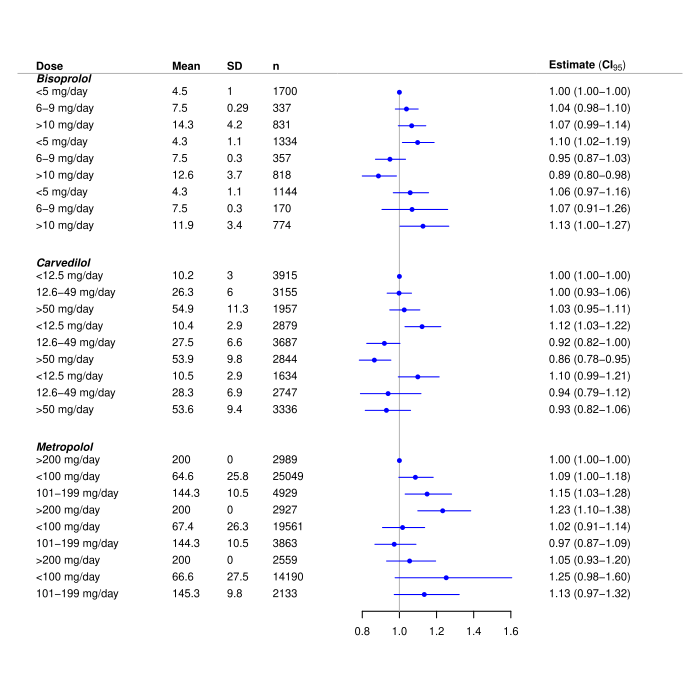

Recreate this plot in R.
pkgname <- "Publish"
source(file.path(R.home("share"), "R", "examples-header.R"))
options(warn = 1)
options(pager = "console")
library('Publish')

base::assign(".oldSearch", base::search(), pos = 'CheckExEnv')
base::assign(".old_wd", base::getwd(), pos = 'CheckExEnv')
cleanEx()
nameEx("CiTable")
### * CiTable

flush(stderr()); flush(stdout())

### Name: CiTable
### Title: CiTable data
### Aliases: CiTable
### Keywords: datasets

### ** Examples


data(CiTable)
labellist <- split(CiTable[,c("Dose","Mean","SD","n")],CiTable[,"Drug"])
labellist
plotConfidence(x=CiTable[,c("HazardRatio","lower","upper")], labels=labellist)





cleanEx()
nameEx("Diabetes")
### * Diabetes

flush(stderr()); flush(stdout())

### Name: Diabetes
### Title: Diabetes data of Dr John Schorling
### Aliases: Diabetes
### Keywords: datasets

### ** Examples


data(Diabetes)




cleanEx()
nameEx("SpaceT")
### * SpaceT

flush(stderr()); flush(stdout())

### Name: SpaceT
### Title: A study was made of all 26 astronauts on the first eight space
###   shuttle flights (Bungo et.al., 1985). On a voluntary basis 17
###   astronauts consumed large quantities of salt and fluid prior to
###   landing as a countermeasure to space deconditioning, while nine did
###   not.
### Aliases: SpaceT

### ** Examples

data(SpaceT)



cleanEx()
nameEx("Units")
### * Units

flush(stderr()); flush(stdout())

### Name: Units
### Title: Add units to data set
### Aliases: Units

### ** Examples

data(Diabetes)
Diabetes <- Units(Diabetes,list(BMI="kg/m^2"))
Units(Diabetes)
Diabetes <- Units(Diabetes,list(bp.1s="mm Hg",bp.2s="mm Hg"))
Units(Diabetes)



cleanEx()
nameEx("coxphSeries")
### * coxphSeries

flush(stderr()); flush(stdout())

### Name: coxphSeries
### Title: Run a series of Cox regression models
### Aliases: coxphSeries

### ** Examples

library(survival)
data(pbc)
## collect hazard ratios from three univariate Cox regression analyses
pbc$edema <- factor(pbc$edema,levels=c("0","0.5","1"),labels=c("0","0.5","1"))
uni.hr <- coxphSeries(Surv(time,status==2)~1,vars=c("edema","bili","protime"),data=pbc)
uni.hr

## control the logistic regression analyses for age and gender
## but collect only information on the variables in `vars'.
controlled.hr <- coxphSeries(Surv(time,status==2)~age+sex,vars=c("edema","bili","protime"),data=pbc)
controlled.hr




cleanEx()
nameEx("followupTable")
### * followupTable

flush(stderr()); flush(stdout())

### Name: followupTable
### Title: Summary tables for a given followup time point.
### Aliases: followupTable

### ** Examples

library(survival)
data(pbc)
pbc$edema <- factor(pbc$edema,levels=c("0","0.5","1"),labels=c("0","0.5","1"))
pbc$sex <- factor(pbc$sex,levels=c("m","f"),labels=c("m","f"))
followupTable(Hist(time,status)~age+edema+sex,data=pbc,followup.time=1000)




cleanEx()
nameEx("formatCI")
### * formatCI

flush(stderr()); flush(stdout())

### Name: formatCI
### Title: Formatting confidence intervals
### Aliases: formatCI

### ** Examples


x=ci.mean(rnorm(10))
formatCI(lower=x[3],upper=x[4])
formatCI(lower=c(0.001,-2.8413),upper=c(1,3.0008884))
# change format
formatCI(lower=c(0.001,-2.8413),upper=c(1,3.0008884),format="(l, u)")
# show x
formatCI(x=x$mean,lower=x$lower,upper=x$upper,format="(l, u)",show.x=TRUE)

# if the first lower limit is shorter than the second (missing negative sign),
# then, option trim will make a difference:
formatCI(lower=c(0.001,-2.8413),upper=c(1,3.0008884),format="l--u",trim=FALSE)
formatCI(lower=c(0.001,-2.8413),upper=c(1,3.0008884),format="l--u",trim=TRUE)

# change of handler function
l <- c(-0.0890139,0.0084736,144.898333,0.000000001)
u <- c(0.03911392,0.3784706,3338944.8821221,0.00001)
cbind(format=formatCI(lower=l,upper=u,format="[l;u)",digits=2,nsmall=2,handler="format"),
      prettyNum=formatCI(lower=l,upper=u,format="[l;u)",digits=2,nsmall=2,handler="prettyNum"),
      sprintf=formatCI(lower=l,upper=u,format="[l;u)",digits=2,nsmall=2,handler="sprintf"))




cleanEx()
nameEx("glmSeries")
### * glmSeries

flush(stderr()); flush(stdout())

### Name: glmSeries
### Title: Run a series of generalized linear regression analyses
### Aliases: glmSeries

### ** Examples


data(Diabetes)
Diabetes$hyper1 <- factor(1*(Diabetes$bp.1s>140))
## collect odds ratios from three univariate logistic regression analyses
uni.odds <- glmSeries(hyper1~1,vars=c("chol","hdl","location"),data=Diabetes,family=binomial)
uni.odds
## control the logistic regression analyses for age and gender
## but collect only information on the variables in `vars'.
controlled.odds <- glmSeries(hyper1~age+gender,
                             vars=c("chol","hdl","location"),
                             data=Diabetes, family=binomial)
controlled.odds



cleanEx()
nameEx("labelUnits")
### * labelUnits

flush(stderr()); flush(stdout())

### Name: labelUnits
### Title: labelUnits
### Aliases: labelUnits

### ** Examples


data(Diabetes)
tab <- summary(univariateTable(gender~AgeGroups+chol+waist,data=Diabetes))
publish(tab)
ltab <- labelUnits(tab,"chol"="Cholesterol (mg/dL)","<40"="younger than 40")
publish(ltab)

## pass labels immediately to utable
utable(gender~AgeGroups+chol+waist,data=Diabetes,
      "chol"="Cholesterol (mg/dL)","<40"="younger than 40")

## sometimes useful to state explicitly which variables value
## should be re-labelled
utable(gender~AgeGroups+chol+waist,data=Diabetes,
      "chol"="Cholesterol (mg/dL)","AgeGroups.<40"="younger than 40")



cleanEx()
nameEx("lazyFactorCoding")
### * lazyFactorCoding

flush(stderr()); flush(stdout())

### Name: lazyFactorCoding
### Title: Efficient coding of factor levels
### Aliases: lazyFactorCoding

### ** Examples

data(Diabetes)
lazyFactorCoding(Diabetes)




cleanEx()
nameEx("parseInteractionTerms")
### * parseInteractionTerms

flush(stderr()); flush(stdout())

### Name: parseInteractionTerms
### Title: Parse interaction terms
### Aliases: parseInteractionTerms

### ** Examples


tt <- terms(formula(SBP~age+sex*BMI))
xlev <- list(sex=c("male","female"),BMI=c("normal","overweight","obese"))
parseInteractionTerms(terms=tt,xlevels=xlev)
parseInteractionTerms(terms=tt,xlevels=xlev,format.factor="var level")
parseInteractionTerms(terms=tt,xlevels=xlev,format.contrast="var(level:ref)")

tt2 <- terms(formula(SBP~age*factor(sex)+BMI))
xlev2 <- list("factor(sex)"=c("male","female"))
parseInteractionTerms(terms=tt2,xlevels=xlev2)
parseInteractionTerms(terms=tt2,xlevels=xlev2,units=list(age="yrs"))


data(Diabetes)
fit <- glm(bp.2s~age*factor(gender)+BMI,data=Diabetes)
parseInteractionTerms(terms=terms(fit$formula),xlevels=fit$xlevels,
                      format.scale="var -- level:ref",units=list("age"='years'))
parseInteractionTerms(terms=terms(fit$formula),xlevels=fit$xlevels,
                      format.scale.unit="var -- level:ref",units=list("age"='years'))
it <- parseInteractionTerms(terms=terms(fit$formula),xlevels=fit$xlevels)
ivars <- unlist(lapply(it,function(x)attr(x,"variables")))
lava::estimate(fit,function(p)lapply(unlist(it),eval,envir=sys.parent(-1)))





cleanEx()
nameEx("plot.ci")
### * plot.ci

flush(stderr()); flush(stdout())

### Name: plot.ci
### Title: Plot confidence intervals
### Aliases: plot.ci

### ** Examples


data(Diabetes)
x=ci.mean(bp.2s~AgeGroups,data=Diabetes)
plot(x,title.labels="Age groups",xratio=c(0.4,0.3))
x=ci.mean(bp.2s/500~AgeGroups+gender,data=Diabetes)
plot(x,xratio=c(0.4,0.2))
plot(x,xratio=c(0.4,0.2),
     labels=split(x$labels[,"AgeGroups"],x$labels[,"gender"]),
     title.labels="Age groups")
## Not run: 
##D plot(x, leftmargin=0, rightmargin=0)
##D plotConfidence(x, leftmargin=0, rightmargin=0)
##D 
##D data(CiTable)
##D with(CiTable,plotConfidence(x=list(HazardRatio),
##D                                lower=lower,
##D                                upper=upper,
##D                                labels=CiTable[,2:6],
##D                                factor.reference.pos=c(1,10,19),
##D                                format="(u-l)",
##D                                points.col="blue",
##D                                digits=2))
##D 
##D with(CiTable,Publish::plot.ci(x=list(HazardRatio),
##D                                lower=lower,
##D                                upper=upper,
##D                                labels=CiTable[,2:6],
##D                                factor.reference.pos=c(1,10,19),
##D                                format="(u-l)",
##D                                points.col="blue",
##D                                digits=2,
##D                                leftmargin=-2,
##D                                title.labels.cex=1.1,
##D                                labels.cex=0.8,values.cex=0.8))
## End(Not run)



cleanEx()
nameEx("plot.regressionTable")
### * plot.regressionTable

flush(stderr()); flush(stdout())

### Name: plot.regressionTable
### Title: Plotting regression coefficients with confidence limits
### Aliases: plot.regressionTable

### ** Examples

## linear regression
data(Diabetes)
f <- glm(bp.1s~AgeGroups+chol+gender+location,data=Diabetes)
rtf <- regressionTable(f,factor.reference = "inline")
plot(rtf,cex=1.3)

## logistic regression
data(Diabetes)
f <- glm(I(BMI>25)~bp.1s+AgeGroups+chol+gender+location,data=Diabetes,family=binomial)
rtf <- regressionTable(f,factor.reference = "inline")
plot(rtf,cex=1.3)

## Poisson regression
data(trace)
fit <- glm(dead ~ smoking+ sex+ age+Time+offset(log(ObsTime)), family = poisson,data=trace)
rtab <- regressionTable(fit,factor.reference = "inline")
plot(rtab,xlim=c(0.85,1.15),cex=1.8,xaxis.cex=1.5)

## Cox regression
library(survival)
data(pbc)
coxfit <- coxph(Surv(time,status!=0)~age+log(bili)+log(albumin)+factor(edema)+sex,data=pbc)
pubcox <- publish(coxfit)
plot(pubcox,cex=1.5,xratio=c(0.4,0.2))




cleanEx()
nameEx("plotConfidence")
### * plotConfidence

flush(stderr()); flush(stdout())

### Name: plotConfidence
### Title: Plot confidence intervals
### Aliases: plotConfidence

### ** Examples


library(Publish)
data(CiTable) 

## A first draft version of the plot is obtained as follows
plotConfidence(x=CiTable[,c("HazardRatio","lower","upper","p")],
          labels=CiTable[,c("Drug.Time","Dose","Mean","SD","n")])

## if argument labels is a named list the table is subdivided:
labellist <- split(CiTable[,c("Dose","Mean","SD","n")],CiTable[,"Drug"])
labellist
plotConfidence(x=CiTable[,c("HazardRatio","lower","upper")], labels=labellist)


## The graph consist of at most three columns:
##
## column 1: labels
## column 2: printed values of the confidence intervals
## column 3: graphical presentation of the confidence intervals
##
## NOTE: column 3 appears always, the user decides if also
##       column 1, 2 should appear
##
## The columns are arranged with the function layout
## and the default order is 1,3,2 such that the graphical
## display of the confidence intervals appears in the middle
##
## the order of appearance of the three columns can be changed as follows
plotConfidence(x=CiTable[,c("HazardRatio","lower","upper")],
               labels=CiTable[,c("Drug.Time","Dose","Mean","SD","n")],
               order=c(1,3,2))
plotConfidence(x=CiTable[,c("HazardRatio","lower","upper")],
               labels=CiTable[,c("Drug.Time","Dose","Mean","SD","n")],
               order=c(2,3,1))
## if there are only two columns the order is 1, 2
plotConfidence(x=CiTable[,c("HazardRatio","lower","upper")],
               labels=CiTable[,c("Drug.Time","Dose","Mean","SD","n")],
               values=FALSE,
               order=c(2,1))
plotConfidence(x=CiTable[,c("HazardRatio","lower","upper")],
               labels=CiTable[,c("Drug.Time","Dose","Mean","SD","n")],
               values=FALSE,
               order=c(1,2))



## The relative size of the columns needs to be controlled manually
## by using the argument xratio. If there are only two columns
plotConfidence(x=CiTable[,c("HazardRatio","lower","upper")],
               labels=CiTable[,c("Drug.Time","Dose","Mean","SD","n")],
               xratio=c(0.4,0.15))

## The amount of space on the left and right margin can be controlled
## as follows:
plotConfidence(x=CiTable[,c("HazardRatio","lower","upper")],
               labels=CiTable[,c("Drug.Time","Dose","Mean","SD","n")],
               xratio=c(0.4,0.15),
               leftmargin=0.1,rightmargin=0.00)

## The actual size of the current graphics device determines
## the size of the figures and the space between them.
## The sizes and line widths are increased as follows:
plotConfidence(x=CiTable[,c("HazardRatio","lower","upper")],
               xlab="Hazard ratio",
               labels=CiTable[,c("Drug.Time","Dose","Mean","SD","n")],
               points.cex=3,
               cex=2,
               lwd=3,
               xaxis.lwd=1.3,
               xaxis.cex=1.3)
## Note that 'cex' of axis ticks is controlled via 'par' but
## cex of the label via argument 'cex' of 'mtext'.
## The sizes and line widths are decreased as follows:
plotConfidence(x=CiTable[,c("HazardRatio","lower","upper")],
               labels=CiTable[,c("Drug.Time","Dose","Mean","SD","n")],
               cex=0.8,
               lwd=0.8,
               xaxis.lwd=0.8,
               xaxis.cex=0.8)

## Another good news is that all figures can be controlled separately

## The size of the graphic device can be controlled in the usual way, e.g.:
## Not run: 
##D     pdf("~/tmp/testCI.pdf",width=8,height=8)
##D     plotConfidence(x=CiTable[,c("HazardRatio","lower","upper")],
##D                    labels=CiTable[,c("Drug.Time","Dose","Mean","SD","n")])
##D     dev.off()
## End(Not run)

## More control of the x-axis and confidence intervals that
## stretch outside the x-range end in an arrow. 
## the argument xlab.line adjusts the distance of the x-axis
## label from the graph
plotConfidence(x=CiTable[,c("HazardRatio","lower","upper")],
               xlab="Hazard ratio",
               xlab.line=1.8,
               xaxis.at=c(0.8,1,1.3),
               labels=CiTable[,c("Drug.Time","Dose","Mean","SD","n")],
               xlim=c(0.8,1.3))

## log-scale
plotConfidence(x=CiTable[,c("HazardRatio","lower","upper")],
               xlab="Hazard ratio",
               xlab.line=1.8,
               xaxis.at=c(0.8,1,1.3),
               labels=CiTable[,c("Drug.Time","Dose","Mean","SD","n")],
               xlim=c(0.8,1.3),plot.log="x")
## More pronounced arrows
## Coloured xlab expression
plotConfidence(x=CiTable[,c("HazardRatio","lower","upper")],
               xlab=expression(HR[1](s)),
               xlab.line=1.8,
               xlab.col="darkred",
               extremearrows.angle=50,
               extremearrows.length=0.1,
               labels=CiTable[,c("Drug.Time","Dose","Mean","SD","n")],
               xlim=c(0.8,1.3))

## Controlling the labels and their titles
## and the values and their titles
plotConfidence(x=CiTable[,c("HazardRatio","lower","upper")],
               labels=CiTable[,c("Drug.Time","Dose","Mean","SD","n")],
               xlab="Hazard ratio",
               title.values=expression(bold(HR (CI[95]))),
               title.labels=c("Drug/Time","Dose","Mean","St.dev.","N"),
               factor.reference.pos=c(1,10,19),
               factor.reference.pch=16,
               cex=1.3,
               xaxis.at=c(0.75,1,1.25,1.5,2))

## For factor reference groups, one may want to replace the
## confidence intervals by the word Reference, as in the previous example.
## To change the word 'Reference' we use the argument factor.reference.label:
## To change the plot symbol for the reference lines factor.reference.pch
## To remove the plot symbol in the reference lines use 'NA' as follows:
plotConfidence(x=CiTable[,c("HazardRatio","lower","upper")],
               labels=CiTable[,c("Drug.Time","Dose","Mean","SD","n")],
               xlab="Hazard ratio",
               factor.reference.label="Ref",
               title.values=expression(bold(HR (CI[95]))),
               title.labels=c("Drug/Time","Dose","Mean","St.dev.","N"),
               factor.reference.pos=c(1,10,19),
               factor.reference.pch=NA,
               cex=1.3,
               xaxis.at=c(0.75,1,1.25,1.5,2))


## changing the style of the graphical confidence intervals
plotConfidence(x=CiTable[,c("HazardRatio","lower","upper")],
               labels=CiTable[,c("Drug.Time","Dose","Mean","SD","n")],
               xlab="Hazard ratio",
               factor.reference.pos=c(1,10,19),
               points.pch=15,
               points.col=rainbow(27),
               points.cex=2,
               arrows.col="darkblue",
               cex=1.3,
               order=c(1,3,2),
               xaxis.at=c(0.75,1,1.25,1.5))

## the values column of the graph can have multiple columns as well
## to illustrate this we create the confidence intervals
## before calling the function and then cbind them
## to the pvalues
HR <- pubformat(CiTable[,6])
CI95 <- formatCI(lower=CiTable[,7],upper=CiTable[,8],format="(l-u)")
pval <- format.pval(CiTable[,9],digits=3,eps=10^{-3})
pval[pval=="NA"] <- ""
plotConfidence(x=CiTable[,c("HazardRatio","lower","upper")],
               labels=CiTable[,c("Drug.Time","Dose","Mean","SD","n")],
               values=list("HR"=HR,"CI-95"=CI95,"P-value"=pval),
               cex=1.2,
               xratio=c(0.5,0.3))

## Finally, vertical columns can be delimited with background color
## NOTE: this may slow things down and potentially create
##       large figures (many bytes)
col1 <- rep(c(prodlim::dimColor("green",density=22),
              prodlim::dimColor("green")),length.out=9)
col2 <- rep(c(prodlim::dimColor("orange",density=22),
              prodlim::dimColor("orange")),length.out=9)
col3 <- rep(c(prodlim::dimColor("blue",density=22),
              prodlim::dimColor("blue")),length.out=9)
plotConfidence(x=CiTable[,c("HazardRatio","lower","upper")],
               labels=CiTable[,c("Drug.Time","Dose","Mean","SD","n")],
               stripes=c(1,0,1),
               stripes.col=c(col1,col2,col3))
plotConfidence(x=CiTable[,c("HazardRatio","lower","upper")],
               labels=CiTable[,c("Drug.Time","Dose","Mean","SD","n")],
               stripes=c(1,1,1),
               stripes.col=c(col1,col2,col3))

threegreens <- c(prodlim::dimColor("green",density=55),
                 prodlim::dimColor("green",density=33),
                 prodlim::dimColor("green",density=22))
plotConfidence(x=CiTable[,c("HazardRatio","lower","upper")],
               labels=CiTable[,c("Drug.Time","Dose","Mean","SD","n")],
               values=FALSE,
               xlim=c(0.75,1.5),
               stripes=c(1,1,1),
               xratio=c(0.5,0.15),
               stripes.horizontal=c(0,9,18,27)+0.5,
               stripes.col=threegreens)






cleanEx()
nameEx("print.ci")
### * print.ci

flush(stderr()); flush(stdout())

### Name: print.ci
### Title: Print confidence intervals
### Aliases: print.ci

### ** Examples

library(lava)
m <- lvm(Y~X)
m <- categorical(m,Y~X,K=4)
set.seed(4)
d <- sim(m,24)
ci.mean(Y~X,data=d)
x <- ci.mean(Y~X,data=d)
print(x,format="(l,u)")



cleanEx()
nameEx("print.table2x2")
### * print.table2x2

flush(stderr()); flush(stdout())

### Name: print.table2x2
### Title: print results of 2x2 contingency table analysis
### Aliases: print.table2x2

### ** Examples

table2x2(table("marker"=rbinom(100,1,0.4),"response"=rbinom(100,1,0.1)))
table2x2(matrix(c(71,18,38,8),ncol=2),stats="table")
table2x2(matrix(c(71,18,38,8),ncol=2),stats=c("rr","fisher"))



cleanEx()
nameEx("pubformat")
### * pubformat

flush(stderr()); flush(stdout())

### Name: pubformat
### Title: Format numbers for publication
### Aliases: pubformat

### ** Examples


pubformat(c(0.000143,12.8,1))
pubformat(c(0.000143,12.8,1),handler="format")
pubformat(c(0.000143,12.8,1),handler="format",trim=TRUE)
pubformat(c(0.000143,12.8,1),handler="prettyNum")



cleanEx()
nameEx("publish.CauseSpecificCox")
### * publish.CauseSpecificCox

flush(stderr()); flush(stdout())

### Name: publish.CauseSpecificCox
### Title: Tabulizing cause-specific hazard ratio from all causes with
###   confidence limits and Wald test p-values.
### Aliases: publish.CauseSpecificCox

### ** Examples

library(riskRegression)
library(prodlim)
library(pec)
library(survival)
data(Melanoma,package="riskRegression")
fit1 <- CSC(list(Hist(time,status)~sex,Hist(time,status)~invasion+epicel+age),
            data=Melanoma)
publish(fit1)
publish(fit1,pvalue.stars=TRUE)
publish(fit1,factor.reference="inline",units=list("age"="years"))



cleanEx()
nameEx("publish.MIresult")
### * publish.MIresult

flush(stderr()); flush(stdout())

### Name: publish.MIresult
### Title: Present logistic regression and Cox regression obtained with
###   mitools::MIcombine based on smcfcs::smcfcs multiple imputation
###   analysis
### Aliases: publish.MIresult

### ** Examples


## Not run: 
##D ## continuous outcome: linear regression
##D # lava some data with missing values
##D library(riskRegression)
##D set.seed(7)
##D d=sampleData(78)
##D ## generate missing values
##D d[X1==1,X6:=NA] 
##D d[X2==1,X3:=NA]
##D d=d[,.(X8,X4,X3,X6,X7)]
##D sapply(d,function(x)sum(is.na(x)))
##D 
##D # multiple imputation (should set m to a large value)
##D 
##D library(smcfcs)
##D library(mitools)
##D set.seed(17)
##D f= smcfcs(d,smtype="lm",
##D            smformula=X8~X4+X3+X6+X7,
##D            method=c("","","logreg","norm",""),m=3)
##D ccfit=lm(X8~X4+X3+X6+X7,data=d)
##D mifit=MIcombine(with(imputationList(f$impDatasets),
##D                 lm(X8~X4+X3+X6+X7)))
##D publish(mifit,fit=ccfit,data=d)
##D publish(ccfit)
##D 
##D ## binary outcome
##D # lava some data with missing values
##D library(riskRegression)
##D set.seed(7)
##D db=sampleData(78,outcome="binary")
##D ## generate missing values
##D db[X1==1,X6:=NA] 
##D db[X2==1,X3:=NA]
##D db=db[,.(Y,X4,X3,X6,X7)]
##D sapply(db,function(x)sum(is.na(x)))
##D 
##D # multiple imputation (should set m to a large value)
##D library(smcfcs)
##D library(mitools)
##D set.seed(17)
##D fb= smcfcs(db,smtype="logistic",
##D            smformula=Y~X4+X3+X6+X7,
##D            method=c("","","logreg","norm",""),m=2)
##D ccfit=glm(Y~X4+X3+X6+X7,family="binomial",data=db)
##D mifit=MIcombine(with(imputationList(fb$impDatasets),
##D                 glm(Y~X4+X3+X6+X7,family="binomial")))
##D publish(mifit,fit=ccfit)
##D publish(ccfit)
##D 
##D ## survival: Cox regression
##D library(smcfcs)
##D library(mitools)
##D library(survival)
##D # lava some data with missing values
##D library(riskRegression)
##D set.seed(7)
##D ds=sampleData(78,outcome="survival")
##D ## generate missing values
##D ds[X5==1,X6:=NA] 
##D ds[X2==1,X3:=NA]
##D ds=ds[,.(time,event,X4,X3,X6,X7)]
##D sapply(ds,function(x)sum(is.na(x)))
##D 
##D set.seed(17)
##D fs= smcfcs(ds,smtype="coxph",
##D            smformula="Surv(time,event)~X4+X3+X6+X7",
##D            method=c("","","","logreg","norm",""),m=2)
##D ccfit=coxph(Surv(time,event)~X4+X3+X6+X7,data=ds)
##D mifit=MIcombine(with(imputationList(fs$impDatasets),
##D                 coxph(Surv(time,event)~X4+X3+X6+X7)))
##D publish(mifit,fit=ccfit,data=ds)
##D publish(ccfit)
##D 
##D ## competing risks: Cause-specific Cox regression 
##D library(survival)
##D library(smcfcs)
##D library(mitools)
##D # lava some data with missing values
##D library(riskRegression)
##D set.seed(7)
##D dcr=sampleData(78,outcome="competing.risks")
##D ## generate missing values
##D dcr[X5==1,X6:=NA] 
##D dcr[X2==1,X3:=NA]
##D dcr=dcr[,.(time,event,X4,X3,X6,X7)]
##D sapply(dcr,function(x)sum(is.na(x)))
##D 
##D set.seed(17)
##D fcr= smcfcs(dcr,smtype="compet",
##D            smformula=c("Surv(time,event==1)~X4+X3+X6+X7",
##D                        "Surv(time,event==2)~X4+X3+X6+X7"),
##D            method=c("","","","logreg","norm",""),m=2)
##D ## cause 2 
##D ccfit2=coxph(Surv(time,event==2)~X4+X3+X6+X7,data=dcr)
##D mifit2=MIcombine(with(imputationList(fcr$impDatasets),
##D                 coxph(Surv(time,event==2)~X4+X3+X6+X7)))
##D publish(mifit2,fit=ccfit2,data=dcr)
##D publish(ccfit2)
## End(Not run) 




cleanEx()
nameEx("publish.Score")
### * publish.Score

flush(stderr()); flush(stdout())

### Name: publish.Score
### Title: Publish predictive accuracy results
### Aliases: publish.Score

### ** Examples

library(riskRegression)
library(survival)
learn = sampleData(100)
val= sampleData(100)
f1=CSC(Hist(time,event)~X1+X8,data=learn)
f2=CSC(Hist(time,event)~X1+X5+X6+X8,learn)
xs=Score(list(f1,f2),data=val,formula=Hist(time,event)~1)
publish(xs)




cleanEx()
nameEx("publish.ci")
### * publish.ci

flush(stderr()); flush(stdout())

### Name: publish.ci
### Title: Publish tables with confidence intervals
### Aliases: publish.ci

### ** Examples


data(Diabetes)
publish(ci.mean(chol~location+gender,data=Diabetes),org=TRUE)




cleanEx()
nameEx("publish.coxph")
### * publish.coxph

flush(stderr()); flush(stdout())

### Name: publish.coxph
### Title: Tabulize hazard ratios with confidence intervals and p-values.
### Aliases: publish.coxph

### ** Examples

library(survival)
data(pbc)
pbc$edema <- factor(pbc$edema,
             levels=c("0","0.5","1"), labels=c("0","0.5","1"))
fit = coxph(Surv(time,status!=0)~age+sex+edema+log(bili)+log(albumin),
            data=na.omit(pbc))
publish(fit)
## forest plot
plot(publish(fit),cex=1.3)

publish(fit,ci.digits=2,pvalue.eps=0.01,pvalue.digits=2,pvalue.stars=TRUE)
publish(fit,ci.digits=2,ci.handler="prettyNum",pvalue.eps=0.01,
        pvalue.digits=2,pvalue.stars=TRUE)
publish(fit, ci.digits=2, ci.handler="sprintf", pvalue.eps=0.01,
        pvalue.digits=2,pvalue.stars=TRUE, ci.trim=FALSE)

fit2 = coxph(Surv(time,status!=0)~age+sex+edema+log(bili,base=2)+log(albumin)+log(protime),
    data=na.omit(pbc))
publish(fit2)

# with cluster variable
fit3 = coxph(Surv(time,status!=0)~age+cluster(sex)+edema+log(bili,base=2)
                                    +log(albumin)+log(protime),
    data=na.omit(pbc))
publish(fit3)

# with strata and cluster variable
fit4 = coxph(Surv(time,status!=0)~age+cluster(sex)+strata(edema)+log(bili,base=2)
                 +log(albumin)+log(protime),
    data=pbc)
publish(fit4)




cleanEx()
nameEx("publish.glm")
### * publish.glm

flush(stderr()); flush(stdout())

### Name: publish.glm
### Title: Tabulize regression coefficients with confidence intervals and
###   p-values.
### Aliases: publish.glm

### ** Examples

data(Diabetes)
## Linear regression
f = glm(bp.2s~frame+gender+age,data=Diabetes)
publish(f)
publish(f,factor.reference="inline")
publish(f,pvalue.stars=TRUE)
publish(f,ci.format="(l,u)")

### interaction
fit = glm(bp.2s~frame+gender*age,data=Diabetes)
summary(fit)
publish(fit)

Fit = glm(bp.2s~frame*gender+age,data=Diabetes)
publish(Fit)

## Logistic regression
Diabetes$hyper1 <- factor(1*(Diabetes$bp.1s>140))
lrfit <- glm(hyper1~frame+gender+age,data=Diabetes,family=binomial)
publish(lrfit)

### interaction
lrfit1 <- glm(hyper1~frame+gender*age,data=Diabetes,family=binomial)
publish(lrfit1)

lrfit2 <- glm(hyper1~frame*gender+age,data=Diabetes,family=binomial)
publish(lrfit2)

## Poisson regression
data(trace)
trace <- Units(trace,list("age"="years"))
fit <- glm(dead ~ smoking+sex+age+Time+offset(log(ObsTime)), family="poisson",data=trace)
rtf <- regressionTable(fit,factor.reference = "inline")
summary(rtf)
publish(fit)

## gls regression
library(nlme)
library(lava)
m <- lvm(Y ~ X1 + gender + group + Interaction)
distribution(m, ~gender) <- binomial.lvm()
distribution(m, ~group) <- binomial.lvm(size = 2)
constrain(m, Interaction ~ gender + group) <- function(x){x[,1]*x[,2]}
d <- sim(m, 1e2)
d$gender <- factor(d$gender, labels = letters[1:2])
d$group <- factor(d$group)

e.gls <- gls(Y ~ X1 + gender*group, data = d,
             weights = varIdent(form = ~1|group))
publish(e.gls)

## lme
library(nlme)
fm1 <- lme(distance ~ age*Sex, 
            random = ~1|Subject,
            data = Orthodont) 
res <- publish(fm1)



cleanEx()
nameEx("publish.htest")
### * publish.htest

flush(stderr()); flush(stdout())

### Name: publish.htest
### Title: Pretty printing of test results.
### Aliases: publish.htest

### ** Examples

data(Diabetes)
publish(t.test(bp.2s~gender,data=Diabetes))
publish(wilcox.test(bp.2s~gender,data=Diabetes))
publish(with(Diabetes,t.test(bp.2s,bp.1s,paired=TRUE)))
publish(with(Diabetes,wilcox.test(bp.2s,bp.1s,paired=TRUE)))




cleanEx()
nameEx("publish.matrix")
### * publish.matrix

flush(stderr()); flush(stdout())

### Name: publish.matrix
### Title: Publishing a matrix in raw, org, latex, or muse format
### Aliases: publish.matrix

### ** Examples


x <- matrix(1:12,ncol=3)
publish(x)

# rounding the numeric part of data mixtures 
y <- cbind(matrix(letters[1:12],ncol=3),x,matrix(rnorm(12),ncol=3))
publish(y,digits=1)

publish(x,inter.lines=list("1"="text between line 1 and line 2",
                          "3"="text between line 3 and line 4"))




cleanEx()
nameEx("publish.riskRegression")
### * publish.riskRegression

flush(stderr()); flush(stdout())

### Name: publish.riskRegression
### Title: Publishing results of riskRegression
### Aliases: publish.riskRegression

### ** Examples

library(prodlim)
library(riskRegression)
library(lava)
library(survival)
set.seed(20)
d <- SimCompRisk(20)
f <- ARR(Hist(time,event)~X1+X2,data=d,cause=1)
publish(f)
publish(f,digits=c(1,3))



cleanEx()
nameEx("publish.summary.aov")
### * publish.summary.aov

flush(stderr()); flush(stdout())

### Name: publish.summary.aov
### Title: Format summary table of aov results
### Aliases: publish.summary.aov

### ** Examples

 
data(Diabetes)
f <- glm(bp.1s~age+chol+gender+location,data=Diabetes)
publish(summary(aov(f)),digits=c(1,2))




cleanEx()
nameEx("publish.survdiff")
### * publish.survdiff

flush(stderr()); flush(stdout())

### Name: publish.survdiff
### Title: Alternative summary of survdiff results
### Aliases: publish.survdiff

### ** Examples

library(survival)
data(pbc)
sd <- survdiff(Surv(time,status!=0)~sex,data=pbc)
publish(sd)
publish(sd,digits=c(3,2))




cleanEx()
nameEx("regressionTable")
### * regressionTable

flush(stderr()); flush(stdout())

### Name: regressionTable
### Title: Regression table
### Aliases: regressionTable

### ** Examples

# linear regression
data(Diabetes)
f1 <- glm(bp.1s~age+gender+frame+chol,data=Diabetes)
summary(regressionTable(f1))
summary(regressionTable(f1,units=list("chol"="mmol/L","age"="years")))
## with interaction
f2 <- glm(bp.1s~age*gender+frame+chol,data=Diabetes)
summary(regressionTable(f2))
#Add reference values
summary(regressionTable(f2))
f3 <- glm(bp.1s~age+gender*frame+chol,data=Diabetes)
publish(f3)
regressionTable(f3)

# logistic regression
Diabetes$hyp1 <- factor(1*(Diabetes$bp.1s>140))
l1 <- glm(hyp1~age+gender+frame+chol,data=Diabetes,family="binomial")
regressionTable(l1)
publish(l1)
plot(regressionTable(l1))

## with interaction
l2 <- glm(hyp1~age+gender+frame*chol,data=Diabetes,family="binomial")
regressionTable(l2)
l3 <- glm(hyp1~age*gender+frame*chol,data=Diabetes,family="binomial")
regressionTable(l3)

# Cox regression
library(survival)
data(pbc)
pbc$edema <- factor(pbc$edema,levels=c("0","0.5","1"),labels=c("0","0.5","1"))
c1 <- coxph(Surv(time,status!=0)~log(bili)+age+protime+sex+edema,data=pbc)
regressionTable(c1)
# with interaction
c2 <- coxph(Surv(time,status!=0)~log(bili)+age+protime*sex+edema,data=pbc)
regressionTable(c2)
c3 <- coxph(Surv(time,status!=0)~edema*log(bili)+age+protime+sex+edema+edema:sex,data=pbc)
regressionTable(c3)


## gls regression
library(nlme)
library(lava)
m <- lvm(Y ~ X1 + gender + group + Interaction)
distribution(m, ~gender) <- binomial.lvm()
distribution(m, ~group) <- binomial.lvm(size = 2)
constrain(m, Interaction ~ gender + group) <- function(x){x[,1]*x[,2]}
d <- sim(m, 1e2)
d$gender <- factor(d$gender, labels = letters[1:2])
d$group <- factor(d$group)

e.gls <- gls(Y ~ X1 + gender*group, data = d,
             weights = varIdent(form = ~1|group))
regressionTable(e.gls)
summary(regressionTable(e.gls))



cleanEx()
nameEx("spaghettiogram")
### * spaghettiogram

flush(stderr()); flush(stdout())

### Name: spaghettiogram
### Title: Spaghettiogram
### Aliases: spaghettiogram Spaghettiogram

### ** Examples


data(SpaceT)
Spaghettiogram(HR~Status+id(ID),
               data=SpaceT)



cleanEx()
nameEx("specialFrame")
### * specialFrame

flush(stderr()); flush(stdout())

### Name: specialFrame
### Title: Special frame
### Aliases: specialFrame

### ** Examples


## Here are some data with an event time and no competing risks
## and two covariates X1 and X2.
## Suppose we want to declare that variable X1 is treated differently
## than variable X2. For example, X1 could be a cluster variable, or
## X1 should have a proportional effect on the outcome.
d <- data.frame(y=1:7,
                X2=c(2.24,3.22,9.59,4.4,3.54,6.81,5.05),
                X3=c(1,1,1,1,0,0,1),
                X4=c(44.69,37.41,68.54,38.85,35.9,27.02,41.84),
                X1=factor(c("a","b","a","c","c","a","b"),
                    levels=c("c","a","b")))
## define special functions prop and cluster
prop <- function(x)x
cluster <- function(x)x
## We pass a formula and the data
e <- specialFrame(y~prop(X1)+X2+cluster(X3)+X4,
                  data=d,
                  specials=c("prop","cluster"))
## The first element is the response
e$response
## The other elements are the design, i.e., model.matrix for the non-special covariates
e$design
## and a data.frame for the special covariates
e$prop
## The special covariates can be returned as a model.matrix 
e2 <- specialFrame(y~prop(X1)+X2+cluster(X3)+X4,
                   data=d,
                   specials=c("prop","cluster"),
                   specials.design=TRUE)
e2$prop
## and the non-special covariates can be returned as a data.frame
e3 <- specialFrame(y~prop(X1)+X2+cluster(X3)+X4,
                   data=d,
                   specials=c("prop","cluster"),
                   specials.design=TRUE,
                   unspecials.design=FALSE)
e3$design



cleanEx()
nameEx("splinePlot.lrm")
### * splinePlot.lrm

flush(stderr()); flush(stdout())

### Name: splinePlot.lrm
### Title: Plot predictions of logistic regression
### Aliases: splinePlot.lrm

### ** Examples

data(Diabetes)
Diabetes$hypertension=  1*(Diabetes$bp.1s>140)
library(rms)
uu <- datadist(Diabetes)
options(datadist="uu")
fit=lrm(hypertension~rcs(age)+gender+hdl,data=Diabetes)
splinePlot.lrm(fit,xvar="age",xvalues=seq(30,50,1))



cleanEx()
nameEx("stripes")
### * stripes

flush(stderr()); flush(stdout())

### Name: stripes
### Title: Background and grid color control.
### Aliases: stripes
### Keywords: survival

### ** Examples



plot(0,0)
backGround(bg="beige",fg="red",vertical=0,horizontal=0)

plot(0,0)
stripes(col=c("yellow","green"),gridcol="red",xlim=c(-1,1),horizontal=seq(0,1,.1))
stripes(col=c("yellow","green"),gridcol="red",horizontal=seq(0,1,.1))




cleanEx()
nameEx("summary.ci")
### * summary.ci

flush(stderr()); flush(stdout())

### Name: summary.ci
### Title: Summarize confidence intervals
### Aliases: summary.ci

### ** Examples

library(lava)
m <- lvm(Y~X)
m <- categorical(m,Y~X,K=4)
set.seed(4)
d <- sim(m,24)
ci.mean(Y~X,data=d)
x <- summary(ci.mean(Y~X,data=d),digits=2)
x
x <- summary(ci.mean(Y~X,data=d),format="(u,l)",digits=2)
x <- summary(ci.mean(Y~X,data=d),format="(u,l)",digits=1,se=TRUE)
x <- summary(ci.mean(Y~X,data=d),format="(u,l)",digits=1,handler="format")
x <- summary(ci.mean(Y~X,data=d),format="(u,l)",digits=1,handler="prettyNum")



cleanEx()
nameEx("summary.regressionTable")
### * summary.regressionTable

flush(stderr()); flush(stdout())

### Name: summary.regressionTable
### Title: Formatting regression tables
### Aliases: summary.regressionTable print.summary.regressionTable

### ** Examples

library(survival)
data(pbc)
pbc$edema <- factor(pbc$edema,levels=c("0","0.5","1"),labels=c("0","0.5","1"))
fit = coxph(Surv(time,status!=0)~age+sex+edema+log(bili)+log(albumin)+log(protime),
            data=pbc)
u=summary(regressionTable(fit))
u$regressionTable
u$rawTable
summary(regressionTable(fit),handler="prettyNum")
summary(regressionTable(fit),handler="format")
summary(regressionTable(fit),handler="sprintf",digits=c(2,2),pValue.stars=TRUE)



cleanEx()
nameEx("summary.univariateTable")
### * summary.univariateTable

flush(stderr()); flush(stdout())

### Name: summary.univariateTable
### Title: Preparing univariate tables for publication
### Aliases: summary.univariateTable

### ** Examples

data(Diabetes)
u <- univariateTable(gender~age+location+Q(BMI)+height+weight,
                data=Diabetes)
summary(u)
summary(u,n=NULL)
summary(u,pvalue.digits=2,"age"="Age (years)","height"="Body height (cm)")

u2 <- univariateTable(location~age+AgeGroups+gender+height+weight,
                data=Diabetes)
summary(u2)
summary(u2,drop.reference=TRUE)
## same but more flexible
summary(u2,drop.reference=c("binary"))
## same but even more flexible
summary(u2,drop.reference=c("gender"))





cleanEx()
nameEx("sutable")
### * sutable

flush(stderr()); flush(stdout())

### Name: sutable
### Title: Fast summary of a univariate table
### Aliases: sutable

### ** Examples

data(Diabetes)
sutable(gender~age+location+Q(BMI)+height+weight,data=Diabetes,BMI="Body mass index (kg/m^2)")



cleanEx()
nameEx("table2x2")
### * table2x2

flush(stderr()); flush(stdout())

### Name: table2x2
### Title: 2x2 table calculus for teaching
### Aliases: table2x2

### ** Examples

table2x2(table("marker"=rbinom(100,1,0.4),"response"=rbinom(100,1,0.1)))
table2x2(matrix(c(71,18,38,8),ncol=2),stats="table")
table2x2(matrix(c(71,18,38,8),ncol=2),stats=c("rr","fisher"))



cleanEx()
nameEx("trace")
### * trace

flush(stderr()); flush(stdout())

### Name: trace
### Title: trace data
### Aliases: trace
### Keywords: datasets

### ** Examples


data(trace)
Units(trace,list("age"="years"))
fit <- glm(dead ~ smoking+sex+age+Time+offset(log(ObsTime)), family="poisson",data=trace)
rtf <- regressionTable(fit,factor.reference = "inline")
summary(rtf)
publish(fit)




cleanEx()
nameEx("univariateTable")
### * univariateTable

flush(stderr()); flush(stdout())

### Name: univariateTable
### Title: Univariate table
### Aliases: univariateTable utable

### ** Examples

data(Diabetes)
univariateTable(~age,data=Diabetes)
univariateTable(~gender,data=Diabetes)
univariateTable(~age+gender+ height+weight,data=Diabetes)
## same thing but less typing
utable(~age+gender+ height+weight,data=Diabetes)

## summary by location: 
univariateTable(location~Q(age)+gender+height+weight,data=Diabetes)
## continuous variables marked with Q() are (by default) summarized
## with median (IQR) and kruskal.test (with two groups equivalent to wilcox.test)
## variables not marked with Q() are (by default) summarized
## with mean (sd) and anova.glm(...,test="Chisq")
## the p-value of anova.glm with only two groups is similar
## but not exactly equal to that of a t.test
## categorical variables are (by default) summarized by count
## (percent) and anova.glm(...,family=binomial,test="Chisq")

## export result to csv
table1 = summary(univariateTable(location~age+gender+height+weight,data=Diabetes),
show.pvalues=FALSE)
# write.csv(table1,file="~/table1.csv",rownames=FALSE)

## change labels and values
utable(location~age+gender+height+weight,data=Diabetes,
       age="Age (years)",gender="Sex",
       gender.female="Female",
       gender.male="Male",
       height="Body height (inches)",
       weight="Body weight (pounds)")

## Use quantiles and rank tests for some variables and mean and standard deviation for others
univariateTable(gender~Q(age)+location+Q(BMI)+height+weight,
                data=Diabetes)

## Factor with more than 2 levels
Diabetes$AgeGroups <- cut(Diabetes$age,
                          c(19,29,39,49,59,69,92),
                          include.lowest=TRUE)
univariateTable(location~AgeGroups+gender+height+weight,
                data=Diabetes)

## Row percent
univariateTable(location~gender+age+AgeGroups,
                data=Diabetes,
                column.percent=FALSE)

## change of frequency format
univariateTable(location~gender+age+AgeGroups,
                data=Diabetes,
                column.percent=FALSE,
                freq.format="percent(x) (n=count(x))")

## changing Labels
u <- univariateTable(location~gender+AgeGroups+ height + weight,
                     data=Diabetes,
                     column.percent=TRUE,
                     freq.format="count(x) (percent(x))")
summary(u,"AgeGroups"="Age (years)","height"="Height (inches)")

## more than two groups
Diabetes$frame=factor(Diabetes$frame,levels=c("small","medium","large"))
univariateTable(frame~gender+BMI+age,data=Diabetes)

Diabetes$sex=as.numeric(Diabetes$gender)
univariateTable(frame~sex+gender+BMI+age,
                data=Diabetes,freq.format="count(x) (percent(x))")

## multiple summary formats
## suppose we want for some reason mean (range) for age
## and median (range) for BMI.
## method 1:
univariateTable(frame~Q(age)+BMI,
                data=Diabetes,
                Q.format="mean(x) (range(x))",
                summary.format="median(x) (range(x))")
## method 2:
u1 <- summary(univariateTable(frame~age,
                              data=na.omit(Diabetes),
                              summary.format="mean(x) (range(x))"))
u2 <- summary(univariateTable(frame~BMI,
                              data=na.omit(Diabetes),
                              summary.format="median(x) (range(x))"))
publish(rbind(u1,u2),digits=2)




### * <FOOTER>
###
cleanEx()
options(digits = 7L)
base::cat("Time elapsed: ", proc.time() - base::get("ptime", pos = 'CheckExEnv'),"\n")
grDevices::dev.off()
###
### Local variables: ***
### mode: outline-minor ***
### outline-regexp: "\\(> \\)?### [*]+" ***
### End: ***
quit('no')
